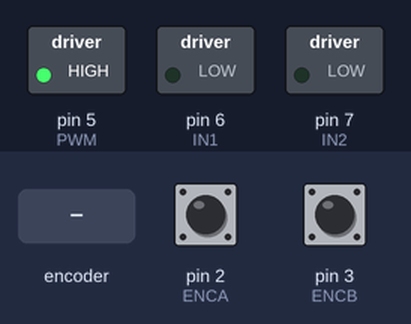
Bench run of a sketch on a simulated Arduino Uno, built with avr-gcc and run on an emulated ATmega328P. Parts: switched loads named in the sketch (green lamp = pin HIGH). The test bench sets the inputs (shaded band); at power-on: pin 2 (ENCA) HIGH, pin 3 (ENCB) HIGH. What the sketch prints to the serial monitor is not drawn.

Above: at 1.2 s.
1.3 s: rotary encoder on pin 2 (ENCA) / pin 3 (ENCB) turned 1 step (first pin leading)
4.5 s: rotary encoder on pin 2 (ENCA) / pin 3 (ENCB) turned 2 steps (second pin leading)
Timing chart, 0 to 7.5 s (numbered marks = the images above; inputs shaded):
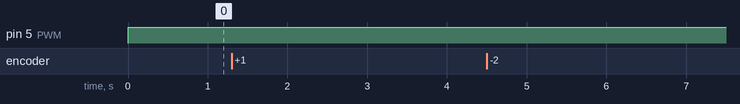

The sketch:

teensy_PID.ino
```cpp
#include <util/atomic.h> // For the ATOMIC_BLOCK macro

#define ENCA 2 // YELLOW
#define ENCB 3 // WHITE
#define PWM 5
#define IN1 6
#define IN2 7

volatile int posi = 0; // specify posi as volatile: https://www.arduino.cc/reference/en/language/variables/variable-scope-qualifiers/volatile/
long prevT = 0;
float eprev = 0;
float eintegral = 0;

void setup() {
  Serial.begin(9600);
  pinMode(ENCA,INPUT);
  pinMode(ENCB,INPUT);
  attachInterrupt(digitalPinToInterrupt(ENCA),readEncoder,RISING);

  pinMode(PWM,OUTPUT);
  pinMode(IN1,OUTPUT);
  pinMode(IN2,OUTPUT);

  Serial.println("target pos");
}

void loop() {

  // set target position
  //int target = 1200;
  int target = 1200;

  // PID constants
  float kp = 1;
  float kd = 0.025;
  float ki = 0.0;

  // time difference
  long currT = micros();
  float deltaT = ((float) (currT - prevT))/( 1.0e6 );
  prevT = currT;

  // Read the position in an atomic block to avoid a potential
  // misread if the interrupt coincides with this code running
  // see: https://www.arduino.cc/reference/en/language/variables/variable-scope-qualifiers/volatile/
  int pos = 0;
  ATOMIC_BLOCK(ATOMIC_RESTORESTATE) {
    pos = posi;
  }

  // error
  int e = pos - target;

  // derivative
  float dedt = (e-eprev)/(deltaT);

  // integral
  eintegral = eintegral + e*deltaT;

  // control signal
  float u = kp*e + kd*dedt + ki*eintegral;

  // motor power
  float pwr = fabs(u);
  if( pwr > 255 ){
    pwr = 255;
  }

  if( pwr < 80 ){
    pwr = 80;
  }

  if(e==0)
  {
    pwr = 0;
  }

  // motor direction
  int dir = 1;
  if(u<0)
  {
    dir = 0;
  }

  // signal the motor
  setMotor(dir,pwr,PWM,IN1,IN2);


  // store previous error
  eprev = e;

  Serial.print(target);
  Serial.print(" ");
  Serial.print("pos: ");
  Serial.print(pos);
  Serial.println();
}

void setMotor(int dir, int pwmVal, int pwm, int in1, int in2){
  analogWrite(pwm,pwmVal);
  if(dir == 1){
    digitalWrite(in1,HIGH);
  }
  else{
    digitalWrite(in1,LOW);

  }
}

void readEncoder(){
  int b = digitalRead(ENCB);
  if(b > 0){
    posi++;
  }
  else{
    posi--;
  }
}
```

Measured:
- after the input at 1.3 s, every drawn part: stays the same
- after the input at 4.5 s, every drawn part: stays the same
